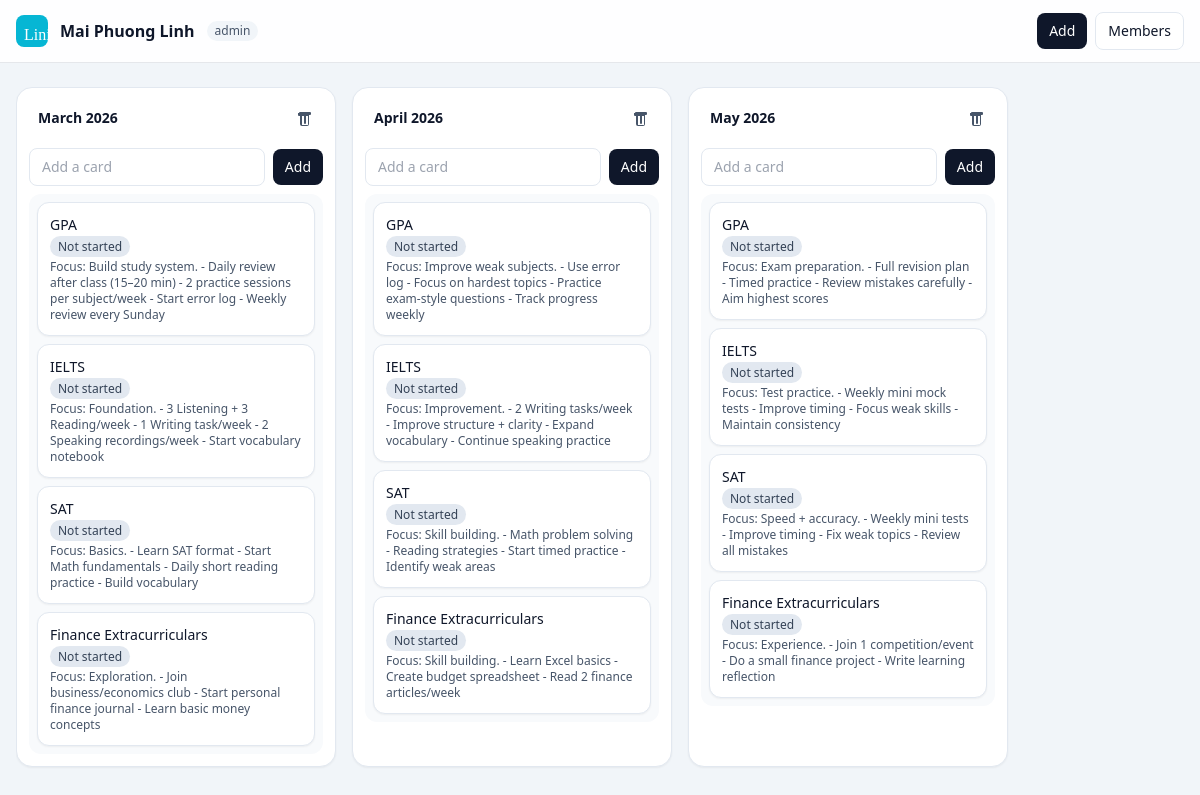
/boards/3/ (signed in), run on the app's committed database.
### board/models.py (models this page shows, shortened)
class Board(models.Model):
    name = models.CharField(max_length=120, default="Untitled board")
    created_by = models.ForeignKey(
        settings.AUTH_USER_MODEL,
        on_delete=models.CASCADE,
        related_name="created_boards",
    )
    join_code = models.CharField(max_length=16, unique=True, db_index=True)
    created_at = models.DateTimeField(auto_now_add=True)

class BoardMember(models.Model):
    ROLE_ADMIN = "admin"
    ROLE_MENTOR = "mentor"
    ROLE_STUDENT = "student"
    ROLE_SPECTATOR = "spectator"
    ROLE_CHOICES = [
        (ROLE_ADMIN, "Admin"),
        (ROLE_MENTOR, "Mentor"),
        (ROLE_STUDENT, "Student"),
        (ROLE_SPECTATOR, "Spectator"),
    ]
    board = models.ForeignKey(Board, on_delete=models.CASCADE, related_name="members")
    user = models.ForeignKey(settings.AUTH_USER_MODEL, on_delete=models.CASCADE, related_name="board_memberships")
    role = models.CharField(max_length=12, choices=ROLE_CHOICES, default=ROLE_SPECTATOR)
    joined_at = models.DateTimeField(auto_now_add=True)
    class Meta:
        unique_together = [("board", "user")]

class List(models.Model):
    board = models.ForeignKey(Board, on_delete=models.CASCADE, related_name="lists")
    title = models.CharField(max_length=120, default="Untitled")
    position = models.PositiveIntegerField(default=0)
    class Meta:
        ordering = ["position", "id"]

class Card(models.Model):
    TAG_NOT_STARTED = "not_started"
    TAG_IN_PROGRESS = "in_progress"
    TAG_FINISHED = "finished"
    TAG_CHOICES = [
        (TAG_NOT_STARTED, "Not started"),
        (TAG_IN_PROGRESS, "In progress"),
        (TAG_FINISHED, "Finished"),
    ]
    board = models.ForeignKey(Board, on_delete=models.CASCADE, related_name="cards")
    list = models.ForeignKey(List, on_delete=models.CASCADE, related_name="cards")
    title = models.CharField(max_length=200, default="Untitled")
    desc = models.TextField(blank=True, default="")
    tag = models.CharField(
        max_length=20,
        choices=TAG_CHOICES,
        default=TAG_NOT_STARTED,
    )
    position = models.PositiveIntegerField(default=0)
    created_at = models.DateTimeField(auto_now_add=True)
    class Meta:
        ordering = ["position", "id"]

### board/views.py (the view)
# urls.py: path("boards/<int:board_id>/", views.board_view, name="board_view"),
@login_required
def board_view(request, board_id: int):
    b = get_object_or_404(Board, id=board_id)
    try:
        role = require_member(b, request.user)
    except PermissionError:
        return _forbidden("not_member")
    if not can_read(role):
        return _forbidden()
    q = (request.GET.get("q") or "").strip()
    lists = list(List.objects.filter(board=b).order_by("position", "id"))
    for lst in lists:
        qs = Card.objects.filter(board=b, list=lst).order_by("position", "id")
        if q:
            qs = qs.filter(models.Q(title__icontains=q) | models.Q(desc__icontains=q))
        lst.cards_for_view = list(qs)
    return render(
        request,
        "board/board.html",
        {
            "board": b,
            "role": role,
            "lists": lists,
            "q": q,
        },
    )

### board/permissions.py (called while the page is built)
def get_role(board, user):
    if not user.is_authenticated:
        return None
    m = BoardMember.objects.filter(board=board, user=user).first()
    return m.role if m else None

def require_member(board, user):
    role = get_role(board, user)
    if not role:
        raise PermissionError("not_member")
    return role

def can_read(role):
    return role in ["admin", "mentor", "student", "spectator"]

### board/templates/board/board.html (shortened to what this page needs)
{% load static %}
<!doctype html>
<html lang="en">
<head>
  <script src="https://cdn.tailwindcss.com"></script>
</head>
<body class="min-h-screen bg-slate-100 text-slate-900">
  <header class="sticky top-0 z-40 border-b bg-white/90 backdrop-blur">
    <div class="mx-auto flex max-w-7xl items-center justify-between px-4 py-3">
      <div class="flex items-center gap-3">
        <a href="{% url 'board:home' %}"><div class="h-8 w-8 rounded-lg bg-cyan-500 font-serif text-white p-2">Lini</div></a>
        <div class="font-semibold">{{ board.name }}</div>
        <span class="rounded-full bg-slate-100 px-2 py-0.5 text-xs text-slate-600">{{ role }}</span>
      </div>
      <div class="flex items-center gap-2">
        <button id="newListBtn" class="rounded-lg bg-slate-900 px-3 py-2 text-sm font-medium text-white hover:bg-slate-800">
          Add
        </button>
        <a class="rounded-lg border border-slate-200 bg-white px-3 py-2 text-sm hover:bg-slate-50" href="{% url 'board:members_view' board.id %}">
          Members
        </a>
      </div>
    </div>
  </header>
  <main class="mx-auto max-w-7xl px-4 py-6">
    <section>
      <div id="lists" class="flex gap-4 overflow-x-auto pb-6">
        {% for lst in lists %}
          <div class="w-80 shrink-0 rounded-2xl border border-slate-200 bg-white shadow-sm"
               data-list-id="{{ lst.id }}">
            <div class="flex items-center justify-between gap-2 px-3 py-3">
              <input
                class="min-w-0 flex-1 rounded-lg border border-transparent px-2 py-1 text-sm font-semibold outline-none hover:border-slate-200 focus:border-slate-300"
                value="{{ lst.title }}"
                data-role="list-title"
              />
              <button class="rounded-lg p-2 hover:bg-slate-100" data-role="list-delete" title="Delete list">
              </button>
            </div>
            <div class="px-3 pb-3">
              <div class="mb-2 flex items-center gap-2">
                <input
                  class="flex-1 rounded-lg border border-slate-200 bg-white px-3 py-2 text-sm outline-none focus:border-slate-400"
                  placeholder="Add a card"
                  data-role="new-card-input"
                />
                <button class="rounded-lg bg-slate-900 px-3 py-2 text-sm font-medium text-white hover:bg-slate-800" data-role="add-card-btn">
                  Add
                </button>
              </div>
              <div class="min-h-10 space-y-2 rounded-xl bg-slate-50 p-2"
                   data-role="card-dropzone"
                   data-list-id="{{ lst.id }}">
                {% for c in lst.cards_for_view %}
                  <div class="group cursor-pointer rounded-xl border border-slate-200 bg-white p-3 shadow-sm hover:border-slate-300"
                       data-card-id="{{ c.id }}"
                       data-card-tag="{{ c.tag }}">
                    <div class="flex items-start justify-between gap-2">
                      <div class="min-w-0 flex-1">
                        <div class="text-sm font-medium text-slate-900" data-role="card-title">{{ c.title }}</div>
                        <div class="mt-1 text-xs">
                          {% if c.tag == "not_started" %}
                            <span class="rounded-full bg-slate-200 px-2 py-0.5 text-slate-700">Not started</span>
                          {% elif c.tag == "in_progress" %}
                            <span class="rounded-full bg-amber-200 px-2 py-0.5 text-amber-800">In progress</span>
                          {% elif c.tag == "finished" %}
                            <span class="rounded-full bg-emerald-200 px-2 py-0.5 text-emerald-800">Finished</span>
                          {% endif %}
                        </div>
                        {% if c.desc %}
                          <div class="mt-1 text-xs text-slate-600" data-role="card-desc">{{ c.desc }}</div>
                        {% else %}
                          <div class="mt-1 hidden text-xs text-slate-600" data-role="card-desc"></div>
                        {% endif %}
                      </div>
                    </div>
                  </div>
                {% endfor %}
              </div>
            </div>
          </div>
        {% endfor %}
      </div>
    </section>
  </main>
</body>
</html>

### data on the page
Board: name "Mai Phuong Linh"
BoardMember: role "admin"
List: title "March 2026"
Card: title "GPA", tag "Not started", desc "Focus: Build study system. - Daily review after class (15–20 min) - 2 practice sessions per subject/week - Start error log - Weekly review every Sunday"
Card: title "IELTS", tag "Not started", desc "Focus: Foundation. - 3 Listening + 3 Reading/week - 1 Writing task/week - 2 Speaking recordings/week - Start vocabulary notebook"
Card: title "SAT", tag "Not started", desc "Focus: Basics. - Learn SAT format - Start Math fundamentals - Daily short reading practice - Build vocabulary"
Card: title "Finance Extracurriculars", tag "Not started", desc "Focus: Exploration. - Join business/economics club - Start personal finance journal - Learn basic money concepts"
List: title "April 2026"
Card: title "GPA", tag "Not started", desc "Focus: Improve weak subjects. - Use error log - Focus on hardest topics - Practice exam-style questions - Track progress weekly"
Card: title "IELTS", tag "Not started", desc "Focus: Improvement. - 2 Writing tasks/week - Improve structure + clarity - Expand vocabulary - Continue speaking practice"
Card: title "SAT", tag "Not started", desc "Focus: Skill building. - Math problem solving - Reading strategies - Start timed practice - Identify weak areas"
Card: title "Finance Extracurriculars", tag "Not started", desc "Focus: Skill building. - Learn Excel basics - Create budget spreadsheet - Read 2 finance articles/week"
List: title "May 2026"
Card: title "GPA", tag "Not started", desc "Focus: Exam preparation. - Full revision plan - Timed practice - Review mistakes carefully - Aim highest scores"
Card: title "IELTS", tag "Not started", desc "Focus: Test practice. - Weekly mini mock tests - Improve timing - Focus weak skills - Maintain consistency"
Card: title "SAT", tag "Not started", desc "Focus: Speed + accuracy. - Weekly mini tests - Improve timing - Fix weak topics - Review all mistakes"
Card: title "Finance Extracurriculars", tag "Not started", desc "Focus: Experience. - Join 1 competition/event - Do a small finance project - Write learning reflection"
